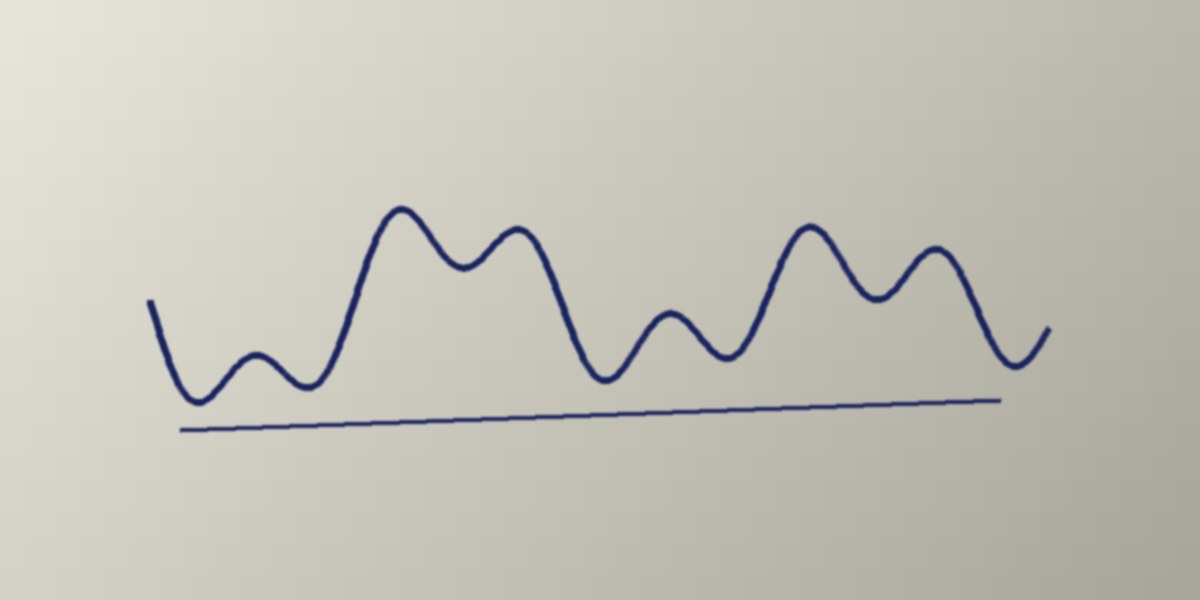
#> input picture app/test/sig-photo.jpg, 1200 x 600 px
$ python cmp2.py sig-photo.jpg sig-photo.jpg out.png
#> lines starting #> are read from the running program, lines starting #| are printed output that depends on the picture; after the words box and inside, x2 and y2 are one past the last pixel; in counts of white or black regions, pixels touching at a corner belong together
import sys
from PIL import Image
import numpy as np
from numpy.lib.stride_tricks import sliding_window_view as sw
s=Image.open(sys.argv[1]).convert('RGB'); p=Image.open(sys.argv[2]).convert('RGB').resize(s.size)
#> further down, s is the input picture: PIL image 1200x600 RGB; mean R, G, B 196.3, 194.5, 183.9
a=np.asarray(s).astype(int); b=np.asarray(p).astype(int)
def masks(x):
    r,g,bb=x[...,0],x[...,1],x[...,2]
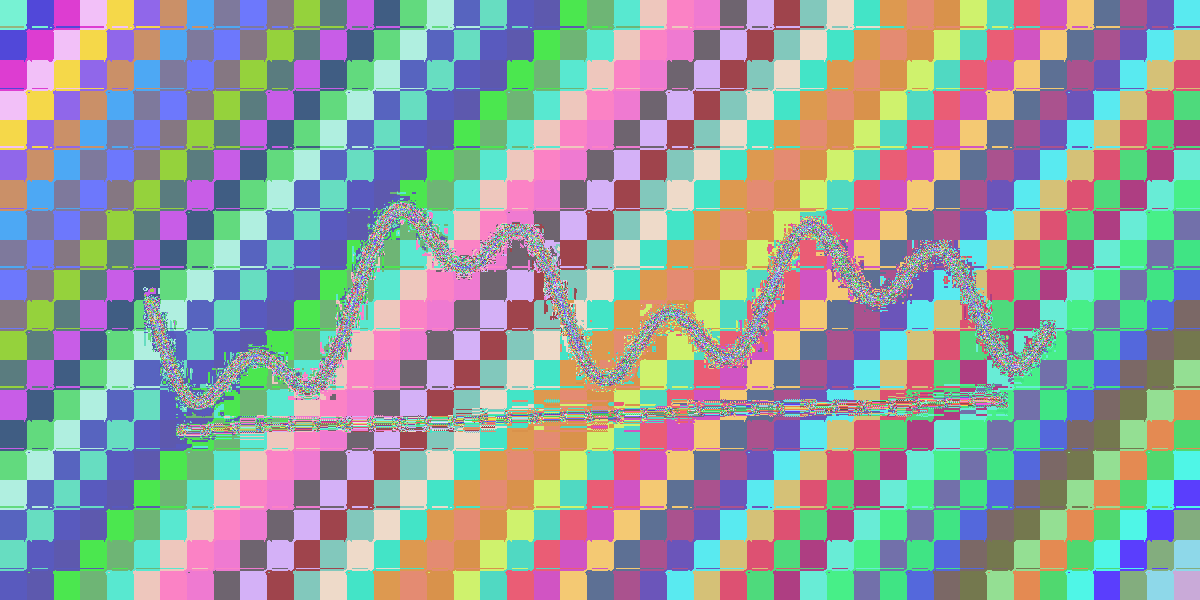
#> r: shape (600, 1200) int64; 214 distinct labels, from 19 to 232; one colour per label, 0 black
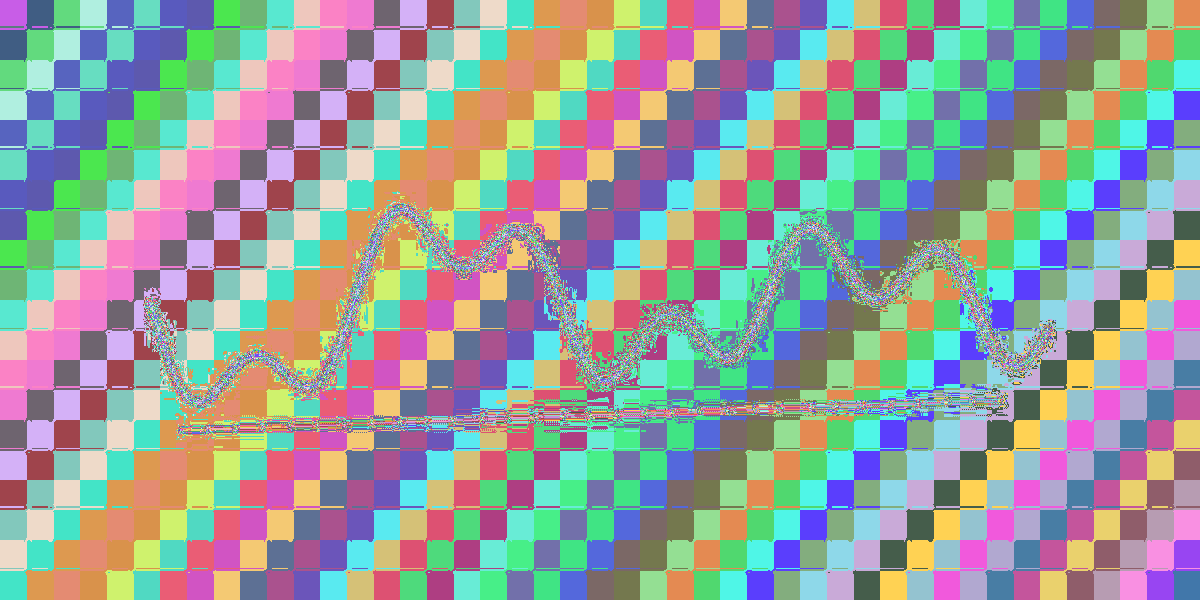
#> g: shape (600, 1200) int64; 201 distinct labels, from 30 to 230; one colour per label, 0 black
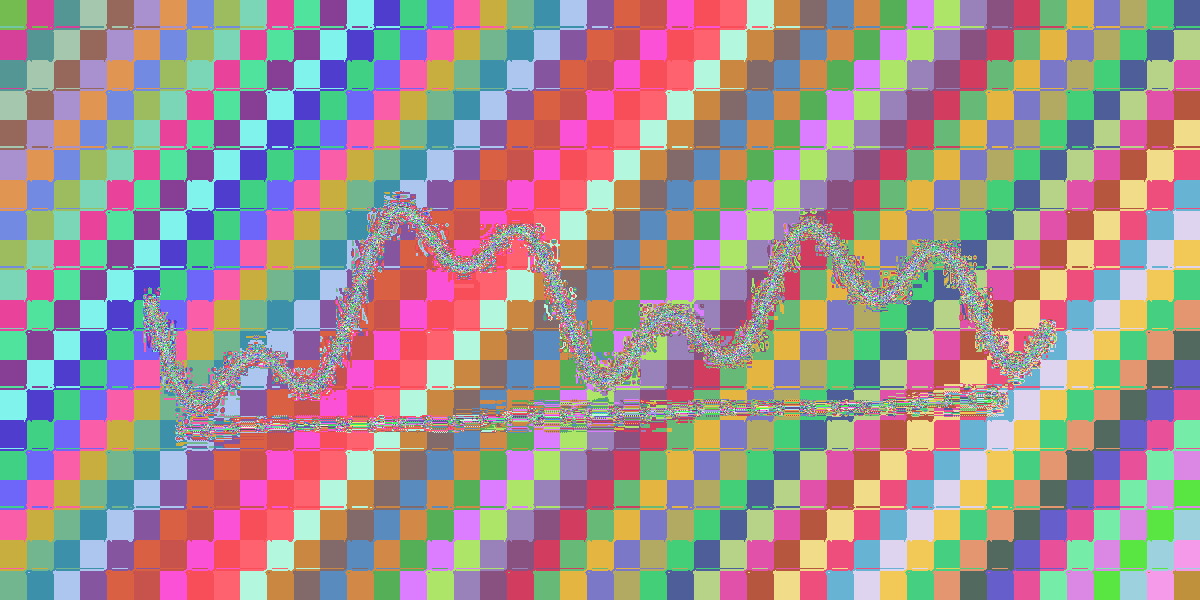
#> bb: shape (600, 1200) int64; 136 distinct labels, from 83 to 218; one colour per label, 0 black
    return {'blue ink':(bb-r>40)&(r<120),'red sig':(r-bb>80)&(g<120),'green rect':(g-r>40)&(g-bb>40),'yellow hl':(r>200)&(g>190)&(bb<190)}
def dil(m,k=1): return sw(np.pad(m,k),(2*k+1,2*k+1)).any(axis=(-1,-2))
ma,mb=masks(a),masks(b)
for k in ma:
    A,B=ma[k],mb[k]
    if A.sum()==0 and B.sum()==0: continue
    print(f"  {k:10s} screen {A.sum():6d} pdf {B.sum():6d}  pdf∈screen±1px {(B&dil(A)).sum()/max(1,B.sum()):.3f}  screen∈pdf±1px {(A&dil(B)).sum()/max(1,A.sum()):.3f}")
#> this loop made 4 passes
#> k on passes 1 to 4: 'blue ink', 'red sig', 'green rect', 'yellow hl'
#|   blue ink   screen  10005 pdf  10005  pdf∈screen±1px 1.000  screen∈pdf±1px 1.000
#|   yellow hl  screen  46592 pdf  46592  pdf∈screen±1px 1.000  screen∈pdf±1px 1.000
#> pass 1, `A,B=ma[k],mb[k]`:
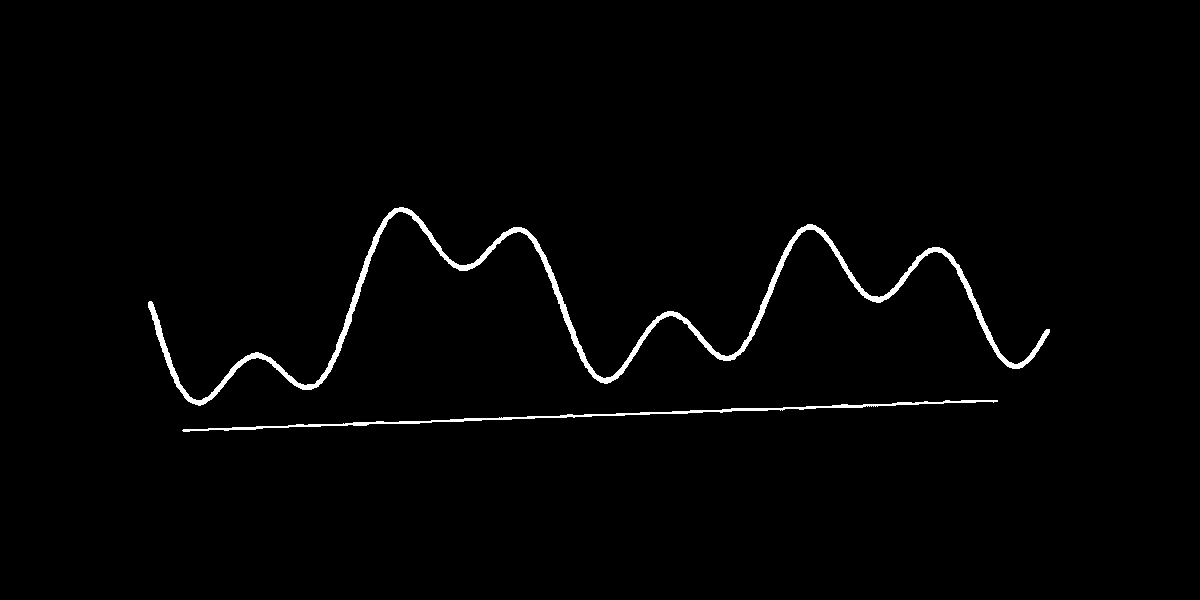
#> A: shape (600, 1200) bool; 1.4% white; 2 white regions, box (x1, y1, x2, y2) and area: (148, 207, 1050, 406) 7957, (182, 400, 998, 432) 2048
#> after the loop:
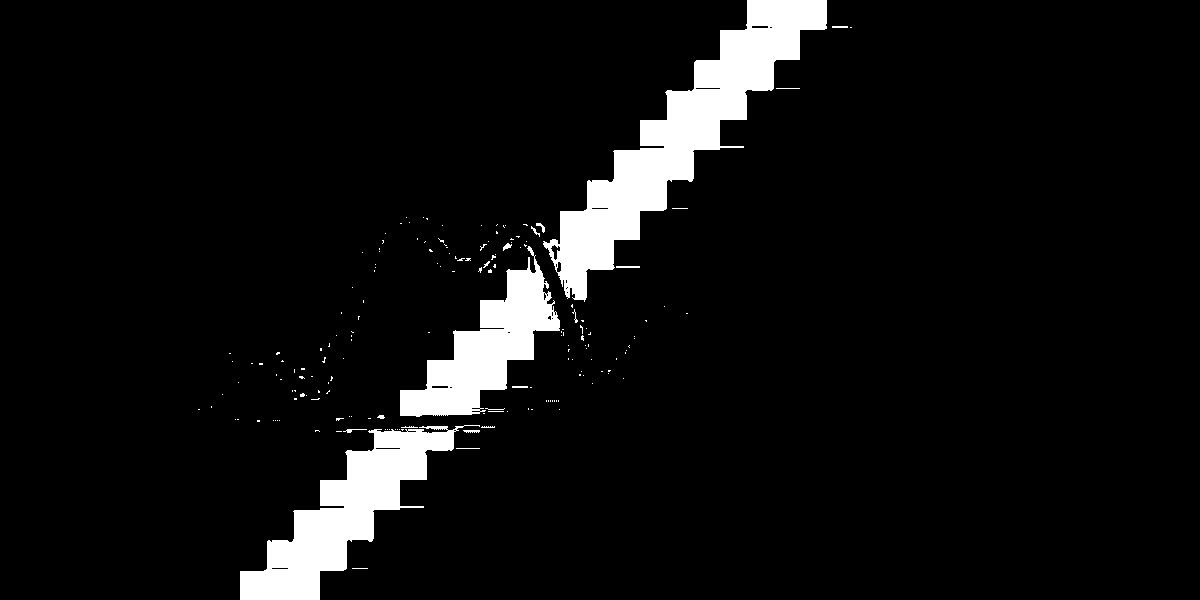
#> A: shape (600, 1200) bool; 6.5% white; 176 white regions (158 under 20 px), largest, box (x1, y1, x2, y2) and area: (543, 0, 827, 302) 21634, (240, 425, 480, 600) 13629, (400, 246, 560, 417) 10284
if len(sys.argv)>3: Image.blend(s,p,0.5).save(sys.argv[3])
